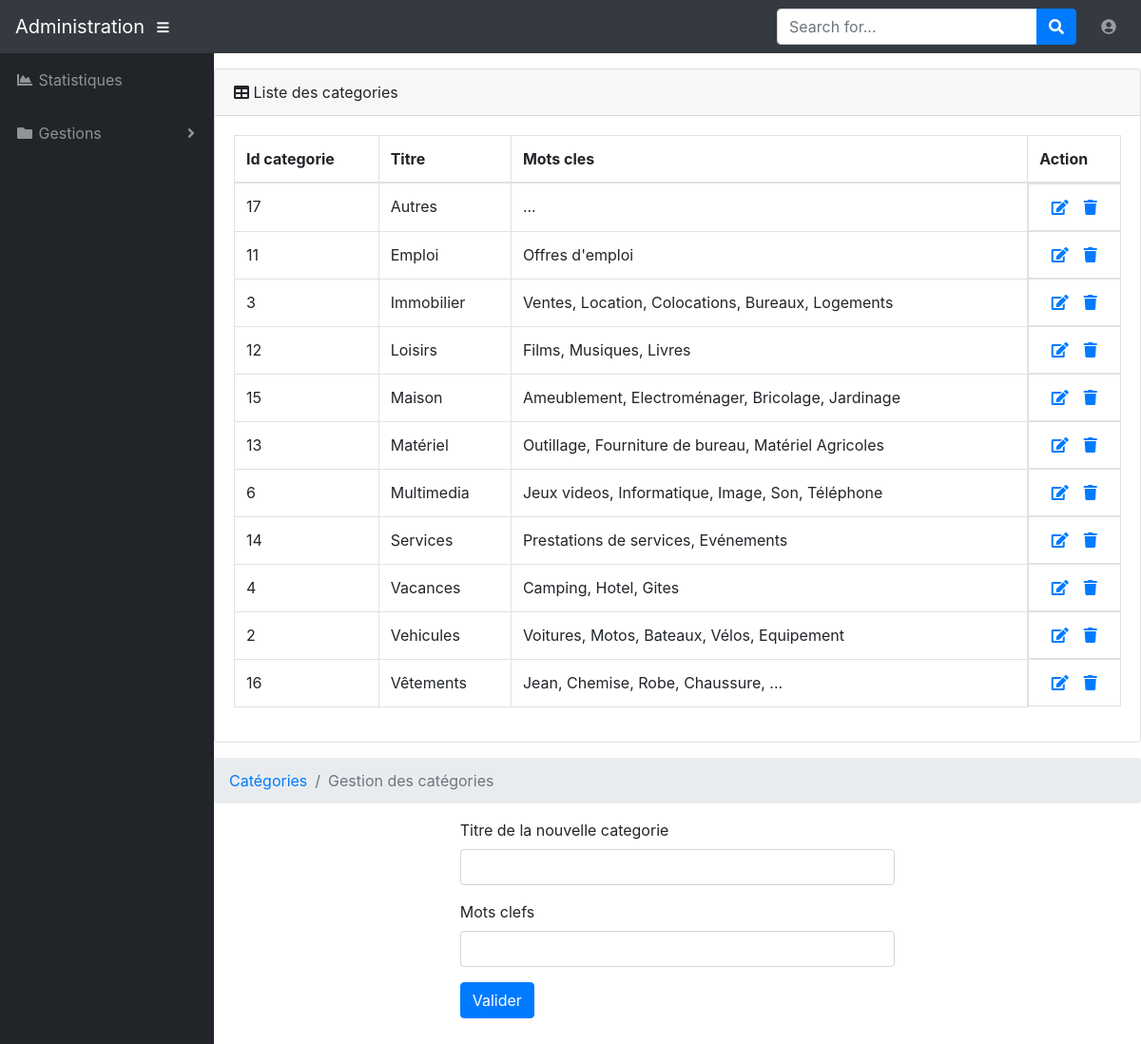
/admin/categories.php (signed in), run on the app's committed database.
### tables this page shows
CREATE TABLE `categorie` (
  `id_categorie` int(3) NOT NULL,
  `titre` varchar(255) NOT NULL,
  `motscles` text NOT NULL
);

### admin/categories.php (the view, shortened to what this page needs)
<?php
include_once('../inc/init.inc.php');
    $categories = $pdo->prepare("SELECT * FROM categorie ORDER BY titre");
    $categories->execute();
    $lesCategories = $categories->fetchAll(PDO::FETCH_ASSOC);
include_once('inc/header.inc.php');
include_once('inc/nav.inc.php');
?>
<div id="content-wrapper">
    <div class="card mb-3">
        <div class="card-header">
            <i class="fas fa-table"></i>
            Liste des categories
        </div>
        <div class="card-body">
            <div class="table-responsive">
                <table class="table table-bordered" id="dataTable" width="100%" cellspacing="0">
                    <thead>
                        <tr>
                            <th>Id categorie</th>
                            <th>Titre</th>
                            <th>Mots cles</th>
                            <th>Action</th>
                        </tr>
                    </thead>
                    <tbody>
                        <?php
                        foreach($lesCategories as $laCategorie){
                            echo '<tr>';
                            echo '<td>' . $laCategorie['id_categorie'] . '</td>';
                            echo '<td>' . $laCategorie['titre'] . '</td>';
                            echo '<td>' . $laCategorie['motscles'] . '</td>';
                            ?>
                            <td class="d-flex justify-content-center">
                                <a href="?modifier=<?php echo $laCategorie['titre'] ?>"><i class="fas fa-edit pr-2"></i></a>
                                <a href="?supprimer=<?php echo $laCategorie['titre'] ?>" onclick="return(confirm('Etes vous sûr ?'))"><i class="fas fa-trash pl-2"></i></a>
                            </td>
                            <?php
                            echo '</tr>';
                        }
                        ?>
                    </tbody>
                </table>
            </div>
        </div>
    </div>
    <div class="container-fluid">
        <ol class="breadcrumb">
            <li class="breadcrumb-item">
                <a href="#">Catégories</a>
            </li>
            <li class="breadcrumb-item active">Gestion des catégories</li>
        </ol>
        <div class="col-6 mx-auto">
            <form action="" method="post">
                <div class="form-group">
                    <label for="nouveauTitre">Titre de la nouvelle categorie</label>
                    <input type="text" class="form-control" id="nouveauTitre" name="nouveauTitre" <?php if (isset($_GET["modifier"])){
                        echo 'value="' . $_GET["modifier"] . '"';} ?>>
                </div>
                <div class="form-group">
                    <label for="nouveauxMotsCles">Mots clefs</label>
                    <input type="text" class="form-control" id="nouveauxMotsCles" name="nouveauxMotsCles">
                </div>
                <button type="submit" class="btn btn-primary">Valider</button>
            </form>
        </div>
    </div>
</div>
<?php
include_once('inc/footer.inc.php');
?>

### css/style.css (style rules this page uses)
body, html { min-height: 100vh; position: relative; }
.container-fluid { height: 400px; padding: 0; }

### data on the page
categorie: id_categorie "17", titre "Autres", motscles "..."
categorie: id_categorie "11", titre "Emploi", motscles "Offres d'emploi"
categorie: id_categorie "3", titre "Immobilier", motscles "Ventes, Location, Colocations, Bureaux, Logements"
categorie: id_categorie "12", titre "Loisirs", motscles "Films, Musiques, Livres"
categorie: id_categorie "15", titre "Maison", motscles "Ameublement, Electroménager, Bricolage, Jardinage"
categorie: id_categorie "13", titre "Matériel", motscles "Outillage, Fourniture de bureau, Matériel Agricoles"
categorie: id_categorie "6", titre "Multimedia", motscles "Jeux videos, Informatique, Image, Son, Téléphone"
categorie: id_categorie "14", titre "Services", motscles "Prestations de services, Evénements"
categorie: id_categorie "4", titre "Vacances", motscles "Camping, Hotel, Gites"
categorie: id_categorie "2", titre "Vehicules", motscles "Voitures, Motos, Bateaux, Vélos, Equipement"
categorie: id_categorie "16", titre "Vêtements", motscles "Jean, Chemise, Robe, Chaussure, ..."
